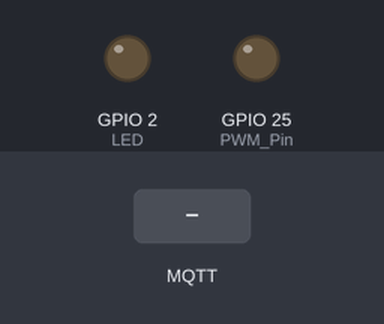
A program run on a simulated ESP32. On the bench: output pins drawn as LEDs (lit = HIGH). The inputs (shaded band) are chosen by the test bench. WiFi joins after 1.5 s; servers stay silent unless stated; random numbers use the default seed unless the program sets one; no MQTT or app messages arrive unless stated; not simulated (calls return 0 or success): secret.h; names the files do not define were given values by the test bench: mqtt_port = 1883; what the program prints to the serial monitor is not drawn.

Above: at 2.7 s.
2.8 s: MQTT message "setPWM" arrives on the first subscribed topic
At 3.57 s:
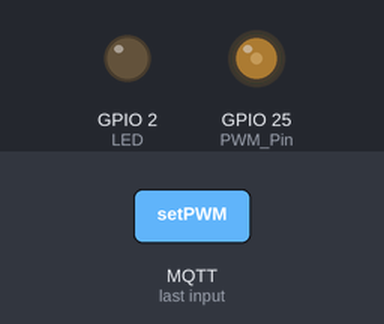
At 5.61 s:
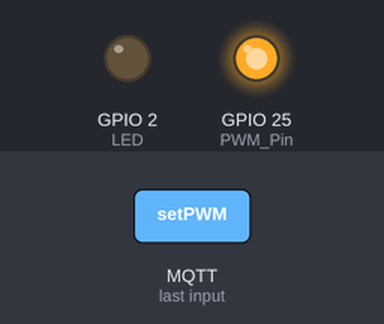
5.8 s: MQTT message "setBrightness" arrives on the first subscribed topic
At 6.88 s:
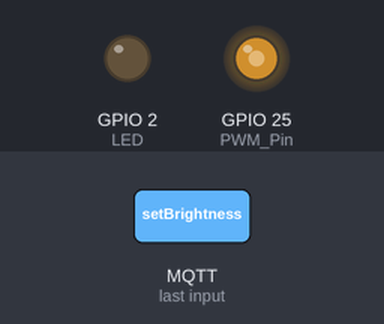
Timing chart, 0 to 9.9 s (numbered marks = the images above; inputs shaded):
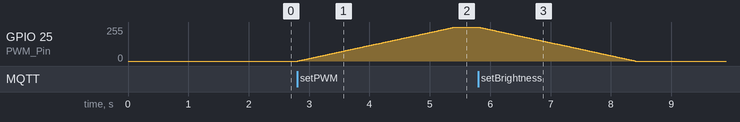

The program:

main.cpp
```cpp
#include <Arduino.h>
#include <WiFi.h>
#include <PubSubClient.h>

#include <secret.h>

#define PWM_Pin     25
#define PWM1_Ch     0      // [0 - 15]
#define PWM1_Res    8
#define PWM1_Freq   1000
#define PWM_RES_VAL 255     // 8 Bits max = 2^8 - 1
//const int BUILTIN_LED = 2;
const int LED = 2;

// Publish topic and Subscribe topic
const char* outTopic = "ceilingLight/demo";       // Publish topic
const char* inTopic = "ceilingLight/cmd";         // Subscribe topic

WiFiClient espClient;
PubSubClient client(espClient);

// Private variables
char msg[256];
unsigned long currectTime = 0;
unsigned long lastTime = 0;
int count = 0;
char lstatus[4];
bool status = 0;    // LED is OFF

uint32_t dcValue = 0;                   // duty cycle value default: turn off LED
uint32_t pwmVal = 0;                    // PWM duty cycle value
uint16_t brightnessValue = 0;           //  brightness value [0 - 100] %
char txBuffer[256];

// Prototype functions
void pub_response(unsigned int state);
String getValue(byte* data, unsigned int length, char separator, int index);

// WiFi setup function
void setup_wifi()
{
  delay(10);
  // We start by connecting to a WiFi network
  Serial.println();
  Serial.print("Connect to ");
  Serial.println(ssid);

  WiFi.begin(ssid,password);
  while(WiFi.status() != WL_CONNECTED)
  {
    delay(500);
    Serial.print(".");
  }

  randomSeed(micros());

  Serial.println("");
  Serial.println("WiFi connected");
  Serial.println("IP address: ");
  Serial.println(WiFi.localIP());
}

// MQTT callback function
void callback(char* topic, byte* payload, unsigned int length)
{
  Serial.println("----------------------------------------------------");
  Serial.print("Message arrived [");
  Serial.print(topic);
  Serial.print("] ");

  // payload
  Serial.print("payload : ");
  for(unsigned int i = 0; i < length; i++)
  {
    Serial.print((char)payload[i]);
  }
  Serial.println();

  // bye array to string
  String payload_in = "";
  for(unsigned int i = 0; i< length; i++)
  {
    payload_in += (char)payload[i];
  }
  //Serial.println(payload_in);

  // topic: ceilingLight/cmd
  // payload: switch/ON       -> LED turn ON
  //          switch/OFF      -> LED turn OFF

  // split with '/'
  int idx1, idx2;                                           // index to string
  idx1 = payload_in.indexOf('/');                           // find location of first
  String device = payload_in.substring(0, idx1);            // capture first data string
  //idx2 = payload_in.indexOf('/', idx1+1);                   // find location of second
  //String cmd = payload_in.substring(idx1 + 1, idx2 + 1);    // capture second data string
  String cmd = payload_in.substring(idx1 + 1, length );    // capture second data string
  Serial.print("Device : ");
  Serial.println(device);
  Serial.print("Command : ");
  Serial.println(cmd);
  Serial.println();

  // parse command
  if(device == "switch")
  {
    if(cmd == "ON")
    {
      digitalWrite(LED, HIGH);
      pub_response(1);              // publish update data
      Serial.println("LED is HIGH");
    }
    else
    {
      digitalWrite(LED, LOW);
      pub_response(0);              // publish udate data
      Serial.println("LED is LOW");
    }
    Serial.println("----------------------------------------------------");
    Serial.println();
  }

  // Demo set PWM value
  if(device == "setPWM")
  {
    pwmVal = cmd.toInt();                             // convert ASCII to integer
    if(pwmVal > PWM_RES_VAL) pwmVal = PWM_RES_VAL;    // set limit
    pwmVal = PWM_RES_VAL - pwmVal;                    // convert for hardware active low
    snprintf(txBuffer, 256, "Set PWM value: %lu\r\n", pwmVal);
    Serial.print(txBuffer);
    snprintf(txBuffer, 256, "Brightness: %d%%\r\n", (uint16_t)(pwmVal*100/PWM_RES_VAL));
    Serial.print(txBuffer);
    ledcWrite(PWM1_Ch, pwmVal);        // set PWM value
    Serial.println("----------------------------------------------------");
    Serial.println();
  }

  // Demo set Brightness
  if(device == "setBrightness")
  {
    brightnessValue = cmd.toInt();
    if(brightnessValue > 100) brightnessValue = 100;  // limit 100%
    pwmVal = brightnessValue * PWM_RES_VAL / 100;
    // pwmVal = PWM_RES_VAL - pwmVal;
    snprintf(txBuffer, 256, "Brightness: %d%%\r\n", brightnessValue);
    Serial.print(txBuffer);
    snprintf(txBuffer, 256, "Set PWM value: %lu\r\n", pwmVal);
    Serial.print(txBuffer);
    // ledcWrite(PWM1_Ch, pwmVal);        // set PWM value
    Serial.println("----------------------------------------------------");
    Serial.println();
  }
}

// MQTT reconnect function
void reconnect()
{
  count ++;
  // Loop until we're connected
  while(!client.connected())
  {
    Serial.print("Attempting MQTT connection...");

    // Create random client ID
    String clientID = "ESP8266client-";
    clientID += String(random(0xffff), HEX);

    //client.setServer(mqtt_server, mqtt_port);

    // Attempt to connected
    if(client.connect(clientID.c_str(), mqtt_username, mqtt_password))
    {
      Serial.print("Connected");
      client.subscribe(inTopic);        // subscribe topic : cmd/sn0001
    }
    else
    {
      Serial.print("failed, rc=");
      Serial.print(client.state());
      Serial.println(" try again in 5 seconds");
      // Wait 5 seconds before retrying
      delay(5000);
    }

  }

  Serial.print("Count: ");
  Serial.println(count);
  if(count >= 10) {
      ESP.restart();
  }
}

// Setup function
void setup() {
  // put your setup code here, to run once:
  pinMode(LED, OUTPUT);                       // Built-in LED GPIO2
  ledcAttachPin(PWM_Pin, PWM1_Ch);            // PWM pin, PWM channel
  ledcSetup(PWM1_Ch, PWM1_Freq, PWM1_Res);    // PWM channel, PWM frequency, PWM resolution
  Serial.begin(115200);                       // Baudrate config 115200, n, 1
  setup_wifi();         // WiFi setup
  client.setServer(mqtt_server, mqtt_port);   // MQTT setup
  client.setCallback(callback);               // Set MQTT callback

  digitalWrite(LED, LOW);                     // Turn off LED

  ledcWrite(PWM1_Ch, dcValue);                // Turn off LED
}

// Infinity loop
void loop() {
  // put your main code here, to run repeatedly:
  if(!client.connected())
  {
    reconnect();
  }
  client.loop();

  unsigned long currectTime = millis();
  if(currectTime - lastTime >= 60000)
  {
    lastTime = currectTime;   // timestamp

    snprintf(msg, 64, "Hello from ESP32");

    Serial.print("-> Publish message: ");
    Serial.print(msg);
    Serial.print(" -t ");
    Serial.println(outTopic);
    client.publish(outTopic, msg); // publish topic : ceilingLight/demo
  }

  if(pwmVal > dcValue)
  {
    dcValue++;
    ledcWrite(PWM1_Ch, dcValue);        // set duty cycle value [0-255]
    delay(10);
  }

  if(pwmVal < dcValue)
  {
    dcValue--;
    ledcWrite(PWM1_Ch, dcValue);        // set duty cycle value [0-255]
    delay(10);
  }

}

// MQTT publish response function
void pub_response(unsigned int state)
{
  status = state;

  if(status){
    snprintf(lstatus, 4, "ON");
  }else{
    snprintf(lstatus, 4, "OFF");
  }

  snprintf(msg, 100, "{\"lstatus\":\"%s\"}", lstatus);
  Serial.print("Publish message: ");
  Serial.print(msg);
  Serial.print(" -t ");
  Serial.println(outTopic);
  client.publish(outTopic, msg); // publish topic : ceilingLight/demo
}


String getValue(byte* data, unsigned int length, char separator, int index)
{
  int found = 0;
  int strIndex[] = {0, -1};
  int maxIndex = length - 1;
  String myStr = "";

  for(int i = 0; i <= maxIndex && found <= index; i++)
  {
    if(data[i] == separator || i == maxIndex)
    {
      found++;
      strIndex[0] = strIndex[1] + 1;
      strIndex[1] = (i == maxIndex) ? i+1 : i;
    }
  }

  return found>index ? myStr.substring(strIndex[0], strIndex[1]) : "" ;
}
```

Measured:
- after the input at 2.8 s, GPIO 25 (PWM_Pin): moves from 0/255 to 255/255 over 2.6 s, starting at once
- after the input at 5.8 s, GPIO 25 (PWM_Pin): moves from 255/255 to 0/255 over 2.6 s, starting at once
